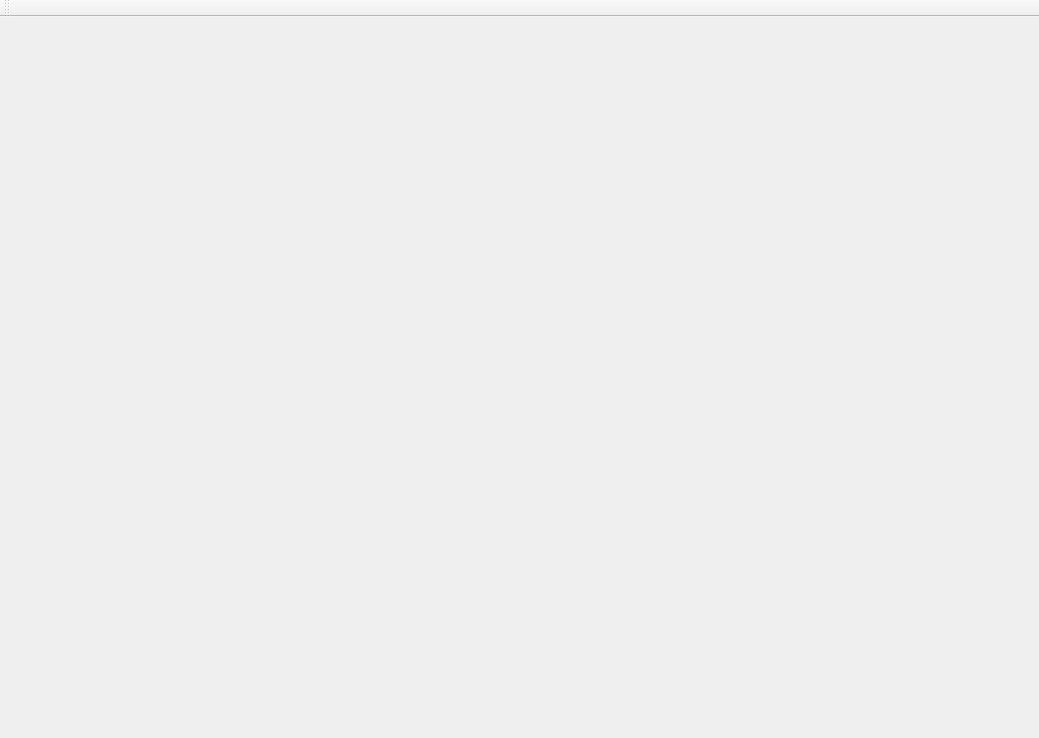
<?xml version="1.0" encoding="UTF-8"?>
<ui version="4.0">
 <class>MainWindow</class>
 <widget class="QMainWindow" name="MainWindow">
  <property name="geometry">
   <rect>
    <x>0</x>
    <y>0</y>
    <width>1039</width>
    <height>738</height>
   </rect>
  </property>
  <property name="windowTitle">
   <string>MainWindow</string>
  </property>
  <widget class="QWidget" name="centralWidget"/>
  <widget class="QMenuBar" name="menuBar">
   <property name="geometry">
    <rect>
     <x>0</x>
     <y>0</y>
     <width>1039</width>
     <height>22</height>
    </rect>
   </property>
  </widget>
  <widget class="QToolBar" name="mainToolBar">
   <attribute name="toolBarArea">
    <enum>TopToolBarArea</enum>
   </attribute>
   <attribute name="toolBarBreak">
    <bool>false</bool>
   </attribute>
  </widget>
 </widget>
 <layoutdefault spacing="6" margin="11"/>
 <resources/>
 <connections/>
</ui>
